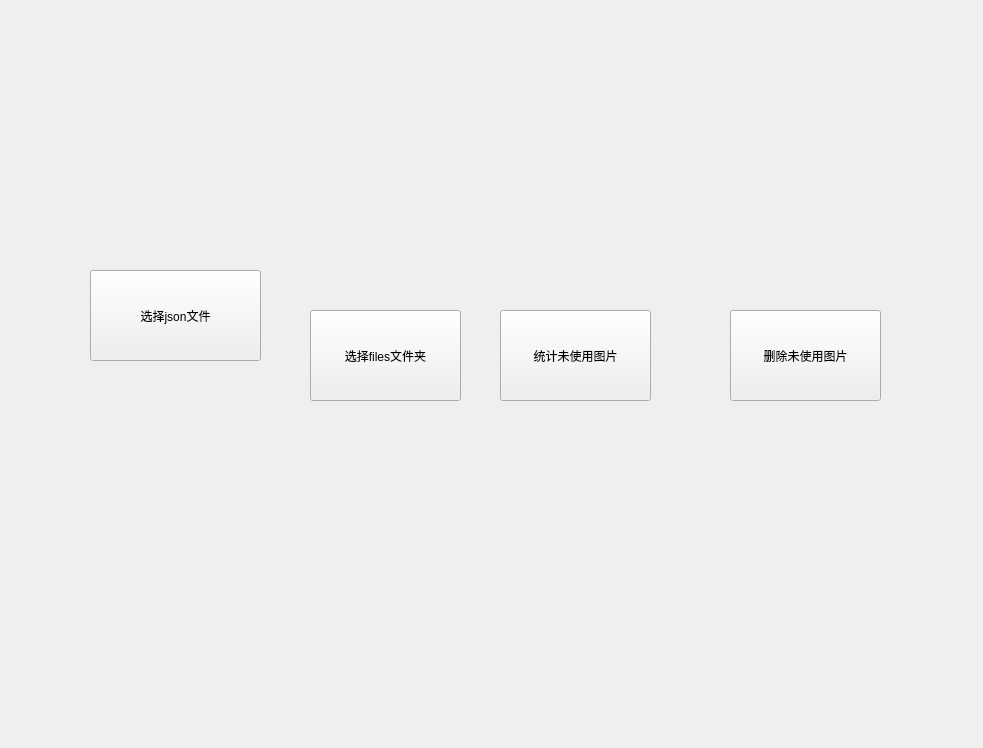
<?xml version="1.0" encoding="UTF-8"?>
<ui version="4.0">
 <class>Form</class>
 <widget class="QWidget" name="Form">
  <property name="geometry">
   <rect>
    <x>0</x>
    <y>0</y>
    <width>983</width>
    <height>748</height>
   </rect>
  </property>
  <property name="windowTitle">
   <string>Form</string>
  </property>
  <widget class="QPushButton" name="pushButton">
   <property name="geometry">
    <rect>
     <x>90</x>
     <y>270</y>
     <width>171</width>
     <height>91</height>
    </rect>
   </property>
   <property name="text">
    <string>选择json文件</string>
   </property>
  </widget>
  <widget class="QPushButton" name="pushButton_2">
   <property name="geometry">
    <rect>
     <x>310</x>
     <y>310</y>
     <width>151</width>
     <height>91</height>
    </rect>
   </property>
   <property name="text">
    <string>选择files文件夹</string>
   </property>
  </widget>
  <widget class="QPushButton" name="pushButton_3">
   <property name="geometry">
    <rect>
     <x>500</x>
     <y>310</y>
     <width>151</width>
     <height>91</height>
    </rect>
   </property>
   <property name="text">
    <string>统计未使用图片</string>
   </property>
  </widget>
  <widget class="QPushButton" name="pushButton_4">
   <property name="geometry">
    <rect>
     <x>730</x>
     <y>310</y>
     <width>151</width>
     <height>91</height>
    </rect>
   </property>
   <property name="text">
    <string>删除未使用图片</string>
   </property>
  </widget>
 </widget>
 <resources/>
 <connections/>
</ui>
